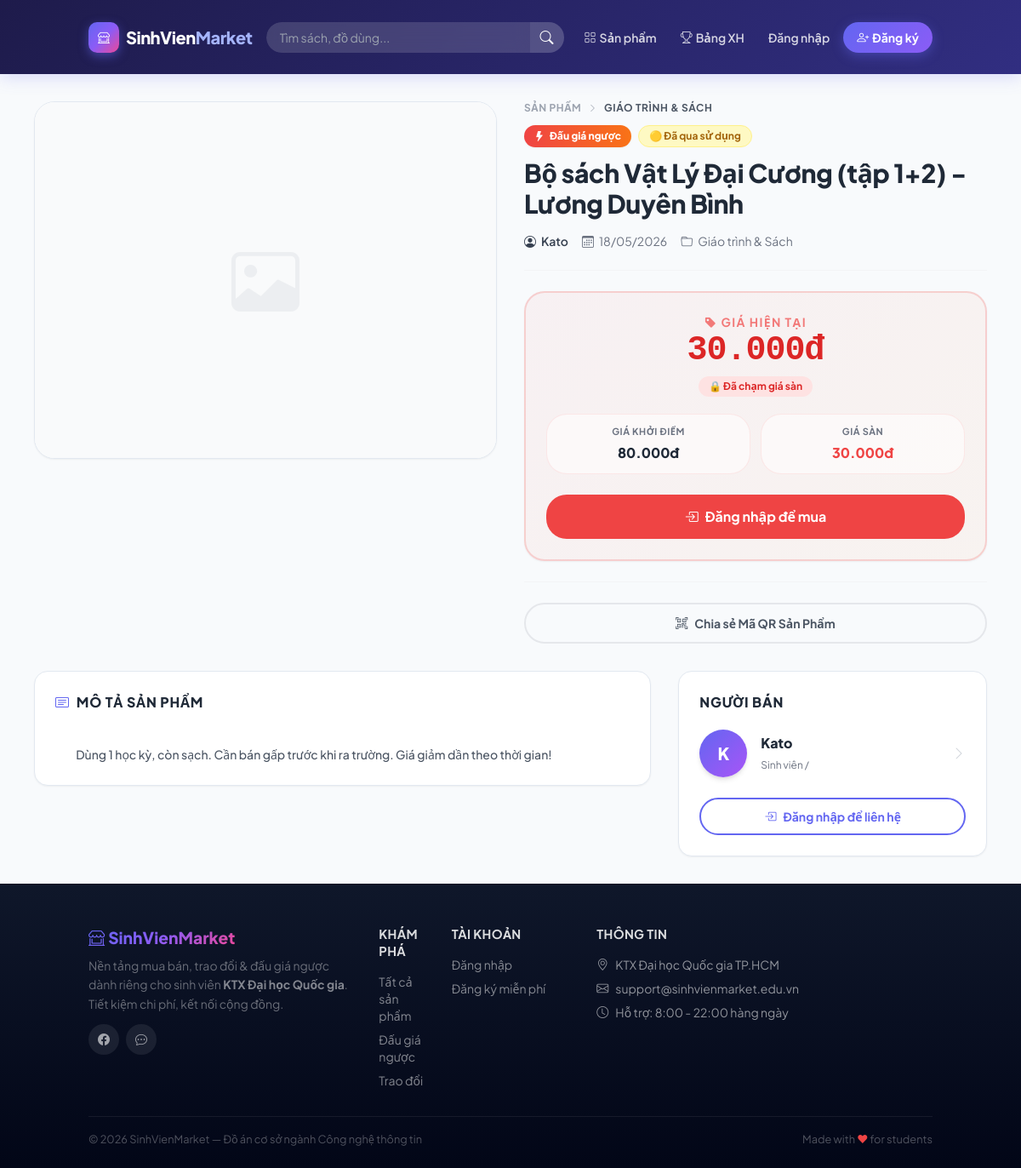
The page /products/show?id=3 on the database its author committed.
### tables this page shows
CREATE TABLE `products` (
    `id`          INT UNSIGNED NOT NULL AUTO_INCREMENT,
    `user_id`     INT UNSIGNED NOT NULL COMMENT 'Người đăng bán',
    `category_id` INT UNSIGNED NOT NULL COMMENT 'Danh mục',
    `title`       VARCHAR(200) NOT NULL COMMENT 'Tiêu đề bài đăng',
    `description` TEXT         NOT NULL COMMENT 'Mô tả chi tiết sản phẩm',
    `image`       VARCHAR(255) DEFAULT NULL COMMENT 'Tên file ảnh trong /public/uploads/',
    `type`        ENUM('sale', 'exchange', 'auction') NOT NULL DEFAULT 'sale'
                  COMMENT 'Loại: bán thường / trao đổi / đấu giá ngược',
    `status`      ENUM('pending', 'active', 'sold', 'cancelled') NOT NULL DEFAULT 'pending'
                  COMMENT 'pending=chờ duyệt, active=đang bán, sold=đã bán, cancelled=bị từ chối',
    `price`       DECIMAL(12, 0) DEFAULT NULL COMMENT 'Giá cố định (chỉ dùng với type=sale)',
     
    `condition`   ENUM('new','like_new','used','worn') NOT NULL DEFAULT 'used'
                  COMMENT 'Tình trạng: new=Mới 100%, like_new=Như mới, used=Đã dùng, worn=Cũ',
     
    `bumped_at`   TIMESTAMP NULL DEFAULT NULL COMMENT 'Thời điểm đẩy tin gần nhất (NULL = chưa đẩy)',
     
    `ai_review_status` ENUM('pending','safe','suspicious','violation') DEFAULT 'pending'
                       COMMENT 'Kết quả kiểm duyệt của AI',
    `ai_review_note`   TEXT DEFAULT NULL
                       COMMENT 'Lý do AI đưa ra (Việt hoá cho Admin đọc)',
    `created_at`  TIMESTAMP NOT NULL DEFAULT CURRENT_TIMESTAMP,
    `updated_at`  TIMESTAMP NOT NULL DEFAULT CURRENT_TIMESTAMP ON UPDATE CURRENT_TIMESTAMP,
    PRIMARY KEY (`id`),
    KEY `idx_user_id`       (`user_id`),
    KEY `idx_category_id`   (`category_id`),
    KEY `idx_type`          (`type`),
    KEY `idx_status`        (`status`),
    KEY `idx_condition`     (`condition`),
    KEY `idx_bumped_at`     (`bumped_at`),
    KEY `idx_created_at`    (`created_at`),
    KEY `idx_status_created` (`status`, `created_at`),
    FULLTEXT KEY `ft_search` (`title`, `description`),
    CONSTRAINT `fk_products_user`     FOREIGN KEY (`user_id`)     REFERENCES `users`(`id`)       ON DELETE CASCADE,
    CONSTRAINT `fk_products_category` FOREIGN KEY (`category_id`) REFERENCES `categories`(`id`) ON DELETE RESTRICT
);

CREATE TABLE `categories` (
    `id`         INT UNSIGNED NOT NULL AUTO_INCREMENT,
    `name`       VARCHAR(100) NOT NULL COMMENT 'Tên danh mục',
    `slug`       VARCHAR(120) NOT NULL COMMENT 'URL-friendly name',
    `icon`       VARCHAR(60)  DEFAULT NULL COMMENT 'Bootstrap Icon class, VD: bi-book',
    `created_at` TIMESTAMP NOT NULL DEFAULT CURRENT_TIMESTAMP,
    PRIMARY KEY (`id`),
    UNIQUE KEY `uq_slug` (`slug`)
);

CREATE TABLE `users` (
    `id`         INT UNSIGNED NOT NULL AUTO_INCREMENT,
    `name`       VARCHAR(100) NOT NULL COMMENT 'Họ tên đầy đủ',
    `email`      VARCHAR(150) NOT NULL COMMENT 'Email đăng ký (duy nhất)',
    `password`   VARCHAR(255) NOT NULL COMMENT 'bcrypt hash',
    `phone`      VARCHAR(20)  DEFAULT NULL COMMENT 'Số điện thoại liên hệ',
    `avatar`     VARCHAR(255) DEFAULT NULL COMMENT 'Đường dẫn ảnh đại diện',
    `role`       ENUM('student', 'admin') NOT NULL DEFAULT 'student',
    `is_locked`  TINYINT(1) NOT NULL DEFAULT 0 COMMENT '1 = bị khóa bởi Admin',
    `lock_reason` VARCHAR(255) DEFAULT NULL,
    `locked_at`   TIMESTAMP NULL DEFAULT NULL,
    `locked_until` TIMESTAMP NULL DEFAULT NULL,
     
    `google_id`   VARCHAR(100) NULL UNIQUE COMMENT 'ID từ Google',
    `avatar_url`  VARCHAR(255) NULL COMMENT 'Ảnh đại diện từ Google',
     
    `security_question` VARCHAR(255) DEFAULT NULL,
    `security_answer`   VARCHAR(255) DEFAULT NULL,
    `otp_code`          VARCHAR(255) DEFAULT NULL,
    `otp_expires_at`    TIMESTAMP NULL DEFAULT NULL,
    `is_verified`       TINYINT(1) DEFAULT 0,
    `last_verified_at`  TIMESTAMP NULL DEFAULT NULL,
     
    `university`        VARCHAR(200) DEFAULT NULL COMMENT 'Trường / Khoa',
    `student_id`        VARCHAR(30)  DEFAULT NULL COMMENT 'MSSV (tùy chọn)',
    `dormitory_address` VARCHAR(255) DEFAULT NULL COMMENT 'Ký túc xá / Địa chỉ giao nhận',
    `social_contact`    VARCHAR(255) DEFAULT NULL COMMENT 'Zalo / Facebook liên hệ',
    `bio`               TEXT         DEFAULT NULL COMMENT 'Tiểu sử ngắn',
    `available_time`    VARCHAR(100) DEFAULT NULL COMMENT 'Thời gian online',
     
    `is_student_verified` TINYINT(1) NOT NULL DEFAULT 0 COMMENT '1 = đã xác thực là sinh viên (email edu/ac.vn)',
     
    `twofa_enabled`     TINYINT(1) NOT NULL DEFAULT 0 COMMENT '1 = bật xác minh 2 bước khi đăng nhập',
     
    `coins`         INT UNSIGNED NOT NULL DEFAULT 0 COMMENT 'Số xu hiện có',
    `checkin_streak` INT UNSIGNED NOT NULL DEFAULT 0 COMMENT 'Chuỗi điểm danh liên tiếp',
    `last_checkin`  DATE          DEFAULT NULL COMMENT 'Ngày check-in gần nhất',
     
    `strike_count`  TINYINT UNSIGNED NOT NULL DEFAULT 0 COMMENT 'Số gậy cảnh cáo vi phạm',
    `created_at` TIMESTAMP NOT NULL DEFAULT CURRENT_TIMESTAMP,
    `updated_at` TIMESTAMP NOT NULL DEFAULT CURRENT_TIMESTAMP ON UPDATE CURRENT_TIMESTAMP,
    PRIMARY KEY (`id`),
    UNIQUE KEY `uq_email` (`email`),
    KEY `idx_role` (`role`),
    KEY `idx_is_locked` (`is_locked`),
    KEY `idx_student_verified` (`is_student_verified`)
);

CREATE TABLE `auctions` (
    `id`              INT UNSIGNED NOT NULL AUTO_INCREMENT,
    `product_id`      INT UNSIGNED NOT NULL COMMENT 'Sản phẩm đấu giá',
    `start_price`     DECIMAL(12, 0) NOT NULL COMMENT 'Giá khởi điểm (VND)',
    `floor_price`     DECIMAL(12, 0) NOT NULL COMMENT 'Giá sàn tối thiểu (VND)',
    `decrease_amount` DECIMAL(12, 0) NOT NULL COMMENT 'Mức giảm mỗi bước (VND)',
    `step_minutes`    SMALLINT UNSIGNED NOT NULL DEFAULT 5 COMMENT 'Chu kỳ giảm giá (phút)',
    `started_at`      TIMESTAMP NOT NULL DEFAULT CURRENT_TIMESTAMP,
    `ended_at`        TIMESTAMP NULL DEFAULT NULL,
    `winner_id`       INT UNSIGNED DEFAULT NULL,
    `final_price`     DECIMAL(12, 0) DEFAULT NULL,
    `status`          ENUM('active', 'sold', 'cancelled') NOT NULL DEFAULT 'active',
    PRIMARY KEY (`id`),
    UNIQUE KEY `uq_product_id` (`product_id`),
    KEY `idx_status`    (`status`),
    KEY `idx_winner_id` (`winner_id`),
    CONSTRAINT `fk_auctions_product` FOREIGN KEY (`product_id`) REFERENCES `products`(`id`) ON DELETE CASCADE,
    CONSTRAINT `fk_auctions_winner`  FOREIGN KEY (`winner_id`)  REFERENCES `users`(`id`)    ON DELETE SET NULL
);

### app/views/products/detail.php (the view, shortened to what the rows shown need)
<?php
$appUrl = rtrim($_ENV['APP_URL'] ?? '', '/');
$user   = $_SESSION['user'] ?? null;
function fmtPrice(int $price): string {
    return number_format($price, 0, ',', '.') . 'đ';
}
$p = $product;
$conditionMap = [
    'new'      => ['🟢 Mới 100%',            'text-green-700 bg-green-100 border-green-200'],
    'like_new' => ['🔵 Như mới (90%+)',       'text-blue-700 bg-blue-100 border-blue-200'],
    'used'     => ['🟡 Đã qua sử dụng',       'text-yellow-700 bg-yellow-100 border-yellow-200'],
    'worn'     => ['🔴 Cũ & có dấu vết',      'text-red-700 bg-red-100 border-red-200'],
];
?>
<div class="container mx-auto px-4 py-8 max-w-6xl">
  <div class="flex flex-col lg:flex-row gap-8">
    <div class="lg:w-1/2 flex flex-col animate-[fadeInUp_0.5s_ease-out_0.2s_both]">
      <div class="mb-3 text-xs font-bold text-gray-400 uppercase tracking-wider flex items-center gap-2">
        <a href="<?= $appUrl ?>/products" class="text-gray-400 hover:text-primary transition-colors no-underline">Sản phẩm</a>
        <i class="bi bi-chevron-right text-[10px]"></i>
        <span class="text-gray-600 dark:text-gray-300"><?= htmlspecialchars($p['category_name'], ENT_QUOTES) ?></span>
      </div>
      <div class="flex flex-wrap gap-2 mb-3">
        <?php if ($p['type'] === 'auction'): ?>
          <span class="inline-flex items-center gap-1.5 px-3 py-1 rounded-full text-xs font-extrabold text-white bg-gradient-to-r from-red-500 to-orange-500 shadow-sm">
            <i class="bi bi-lightning-fill"></i>Đấu giá ngược
          </span>
        <?php elseif ($p['type'] === 'exchange'): ?>
          <span class="inline-flex items-center gap-1.5 px-3 py-1 rounded-full text-xs font-extrabold text-white bg-cyan-500 shadow-sm">
            🔄 Trao đổi
          </span>
        <?php endif; ?>
        <?php if (!empty($p['condition']) && isset($conditionMap[$p['condition']])): ?>
          <span class="inline-flex items-center px-3 py-1 rounded-full text-xs font-bold border <?= $conditionMap[$p['condition']][1] ?>">
             <?= $conditionMap[$p['condition']][0] ?>
          </span>
        <?php endif; ?>
      </div>
      <h1 class="text-2xl lg:text-3xl font-extrabold text-gray-800 dark:text-dark-text leading-tight mb-4">
        <?= htmlspecialchars($p['title'], ENT_QUOTES) ?>
      </h1>
      <div class="flex flex-wrap items-center gap-4 mb-6 text-sm text-gray-500 border-b border-gray-100 dark:border-dark-border pb-6">
        <div class="flex items-center gap-1.5 text-gray-700 dark:text-gray-300 font-semibold">
          <i class="bi bi-person-circle"></i><?= htmlspecialchars($p['seller_name'], ENT_QUOTES) ?>
        </div>
        <div class="flex items-center gap-1.5"><i class="bi bi-calendar3"></i><?= date('d/m/Y', strtotime($p['created_at'])) ?></div>
        <div class="flex items-center gap-1.5"><i class="bi bi-folder"></i><?= htmlspecialchars($p['category_name'], ENT_QUOTES) ?></div>
      </div>
      <?php if ($p['type'] === 'auction' && $auctionPrice): ?>
        <div class="rounded-3xl p-6 mb-6 border-2 transition-all duration-300 hover:-translate-y-1 shadow-sm" id="auctionCard"
             style="background:linear-gradient(135deg,rgba(239,68,68,0.05),rgba(249,115,22,0.05)); border-color:rgba(239,68,68,0.2)">
          <div class="text-center mb-5">
            <p class="text-sm font-bold text-red-500/70 mb-1 uppercase tracking-widest"><i class="bi bi-tag-fill mr-1"></i>Giá hiện tại</p>
            <div class="text-[2.5rem] font-black text-red-600 dark:text-red-500 font-mono leading-none tracking-tight mb-2 transition-colors duration-300" id="currentPriceDisplay">
              <?= fmtPrice($auctionPrice['current_price']) ?>
            </div>
            <?php if (!$auctionPrice['is_at_floor']): ?>
              <div class="text-sm font-bold text-red-500">
                <i class="bi bi-arrow-down-circle-fill mr-1 animate-[bounceDown_1s_ease-in-out_infinite_alternate]"></i>
                Giảm còn: <strong class="text-lg"><?= fmtPrice($auctionPrice['floor_price']) ?></strong>
              </div>
            <?php else: ?>
              <span class="inline-flex items-center px-3 py-1 rounded-full text-xs font-bold bg-red-100 text-red-600">🔒 Đã chạm giá sàn</span>
            <?php endif; ?>
          </div>
          <div class="grid grid-cols-2 gap-3 mb-6 text-center">
            <div class="bg-white/50 dark:bg-dark-card/50 rounded-xl p-3 border border-red-500/10">
              <div class="text-[11px] font-bold text-gray-500 uppercase tracking-wider mb-1">Giá khởi điểm</div>
              <div class="text-base font-extrabold text-gray-800 dark:text-gray-200"><?= fmtPrice($auctionPrice['start_price']) ?></div>
            </div>
            <div class="bg-white/50 dark:bg-dark-card/50 rounded-xl p-3 border border-red-500/10">
              <div class="text-[11px] font-bold text-gray-500 uppercase tracking-wider mb-1">Giá sàn</div>
              <div class="text-base font-extrabold text-red-500"><?= fmtPrice($auctionPrice['floor_price']) ?></div>
            </div>
          </div>
          <?php if (!$user): ?>
            <a href="<?= $appUrl ?>/login" class="flex items-center justify-center w-full py-3.5 rounded-xl bg-red-500 text-white font-bold text-base hover:bg-red-600 transition-colors no-underline">
              <i class="bi bi-box-arrow-in-right mr-2"></i>Đăng nhập để mua
            </a>
          <?php else: ?>
            <button class="flex items-center justify-center w-full py-3.5 rounded-xl bg-gray-200 dark:bg-dark-2 text-gray-500 font-bold text-base cursor-not-allowed border-0">
              <i class="bi bi-bag-x mr-2"></i>Sản phẩm đã được mua
            </button>
          <?php endif; ?>
        </div>
      <?php endif; ?>
      <div class="mt-auto pt-6 border-t border-gray-100 dark:border-dark-border">
        <button onclick="openDetailModal('qrShareModal')" class="flex items-center justify-center w-full py-3 rounded-xl border-2 border-gray-200 dark:border-gray-700 text-gray-600 dark:text-gray-300 font-bold text-sm bg-transparent hover:bg-gray-50 dark:hover:bg-dark-2 transition-colors cursor-pointer">
        </button>
      </div>
    </div>
  </div>
  <div class="flex flex-col lg:flex-row gap-8 mt-8 animate-[fadeInUp_0.5s_ease-out_0.3s_both]">
    <div class="lg:w-2/3 flex flex-col gap-6">
      <div class="bg-white dark:bg-dark-card rounded-2xl border border-light-border dark:border-dark-border p-6 shadow-sm transition-all hover:-translate-y-1 hover:shadow-md">
        <h5 class="text-base font-extrabold text-gray-800 dark:text-dark-text mb-4 uppercase tracking-wider"><i class="bi bi-card-text text-primary mr-2"></i>Mô tả sản phẩm</h5>
        <div class="text-gray-600 dark:text-gray-300 text-sm leading-relaxed whitespace-pre-wrap font-medium">
          <?= nl2br(htmlspecialchars($p['description'], ENT_QUOTES)) ?>
        </div>
      </div>
    </div>
    <div class="lg:w-1/3">
      <div class="bg-white dark:bg-dark-card rounded-2xl border border-light-border dark:border-dark-border p-6 shadow-sm sticky top-24">
        <div class="flex items-center gap-4 mb-6">
          <a href="<?= $appUrl ?>/users/profile?id=<?= $p['user_id'] ?>" class="flex items-center gap-4 w-full no-underline group">
            <div class="w-14 h-14 rounded-full bg-gradient-to-br from-primary to-purple-500 text-white flex items-center justify-center text-xl font-black shadow-md flex-shrink-0">
              <?= mb_strtoupper(mb_substr($p['seller_name'], 0, 1)) ?>
            </div>
            <div class="flex-1 min-w-0">
              <div class="font-extrabold text-gray-800 dark:text-dark-text text-base group-hover:text-primary transition-colors truncate"><?= htmlspecialchars($p['seller_name'], ENT_QUOTES) ?></div>
              <div class="text-xs text-gray-500 mt-1 flex items-center gap-1 flex-wrap">
                Sinh viên /
                <span class="inline-flex items-center px-2 py-0.5 rounded-full bg-<?= $sellerRank['color'] ?? 'secondary' ?> text-white font-bold text-[10px]">
                </span>
              </div>
            </div>
            <div class="text-gray-300 group-hover:text-primary transition-colors">
              <i class="bi bi-chevron-right"></i>
            </div>
          </a>
        </div>
      </div>
    </div>
  </div>
</div>

### rows shown on the page
products: category.name "GIÁO TRÌNH & SÁCH", condition "🟡 Đã qua sử dụng", title "Bộ sách Vật Lý Đại Cương (tập 1+2) - Lương Duyên Bình", user.name "Kato", created_at "18/05/2026", category.name "Giáo trình & Sách", auctions.floor_price "30.000đ", auctions.start_price "80.000đ", description "Dùng 1 học kỳ, còn sạch. Cần bán gấp trước khi ra trường. Giá giảm dần theo thời gian!", user.name "K"
